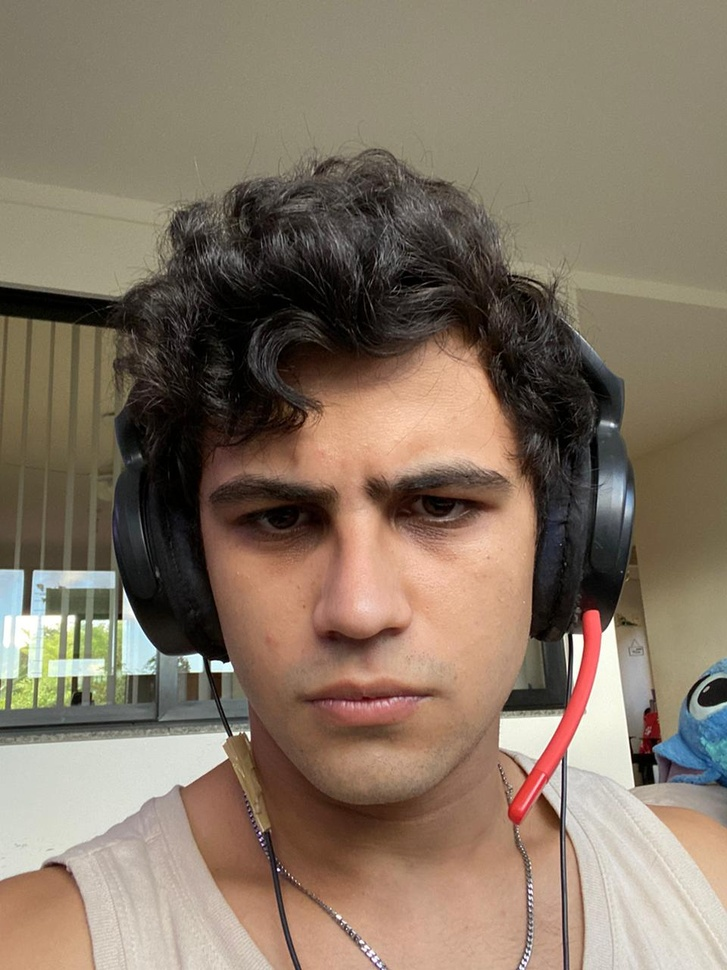
#> input picture Caras/Azoubel/WhatsApp Image 2021-10-30 at 16.46.02.jpeg, 727 x 970 px, shrunk from 960 x 1280 before the run, found by its file name; its folder holds only this picture in this run
$ python face_trainer.py
#> lines starting #> are read from the running program, lines starting #| are printed output that depends on the picture
import os
import numpy as np
import cv2 as cv

people = ['Azoubel', 'Fred', 'Neymar']
DIR = r'/home/henrique/Documents/PV/Caras'#alterar o caminho se necessário Users\eve\Desktop\3KOI\py\

haar = cv.CascadeClassifier('haar_cascade.xml')

features=[]
labels=[]

def train_see():
    for person in people:
        path = os.path.join(DIR, person)
        label = people.index(person)

        for img in os.listdir(path):
            img_path = os.path.join(path,img)

            img_array = cv.imread(img_path)
#> img_array is the input picture: shape (970, 727, 3); mean B, G, R 100.7, 117.4, 133.4
            gray = cv.cvtColor(img_array, cv.COLOR_BGR2GRAY)
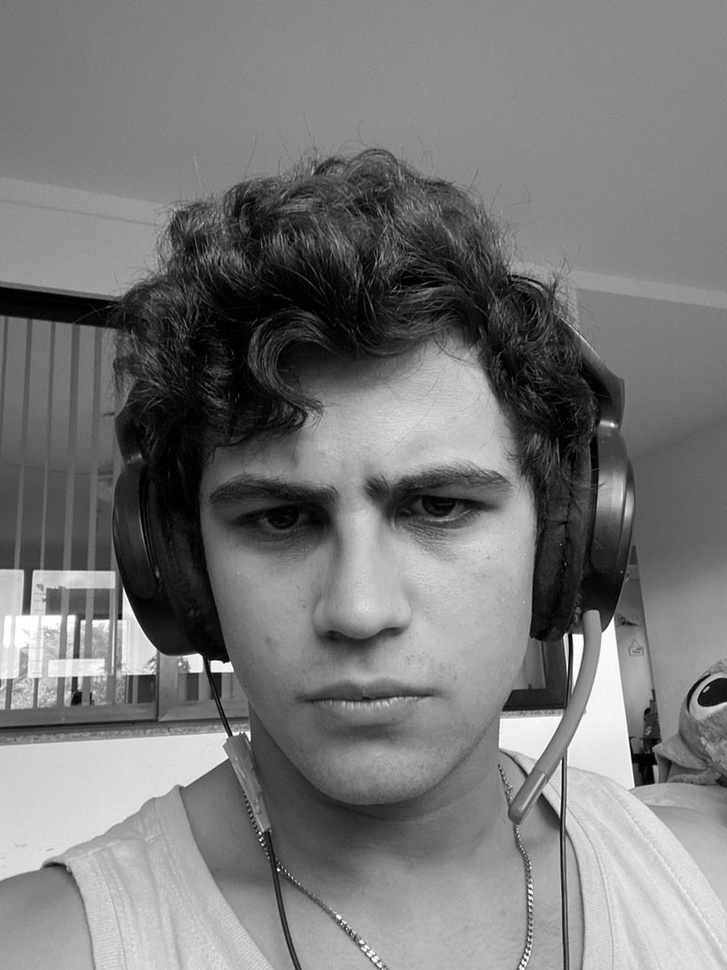
#> gray: shape (970, 727); min 0, max 255, mean 120.2

            faces_detected = haar.detectMultiScale(gray, scaleFactor=1.1 , minNeighbors= 4)
#> faces_detected = [[150, 357, 418, 418]]

            for (x,y,a,b) in faces_detected:
                face_roi = gray[y:y+b, x:x+a]
                features.append(face_roi)
                labels.append(label)
#> this loop made 1 pass
#> pass 1, in train_see, `face_roi = gray[y:y+b, x:x+a]`:
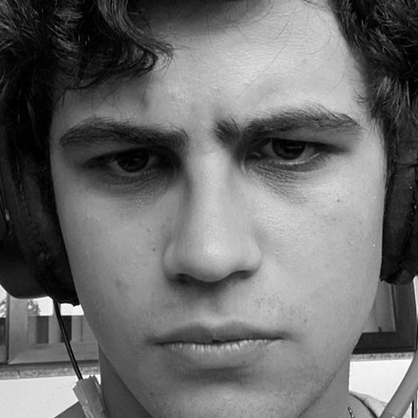
#> face_roi: shape (418, 418); min 0, max 254, mean 108.1
#> after the loop, features = 1 item; labels = [0]
#> pass 2 of the loop in train_see, `for person in people:`:
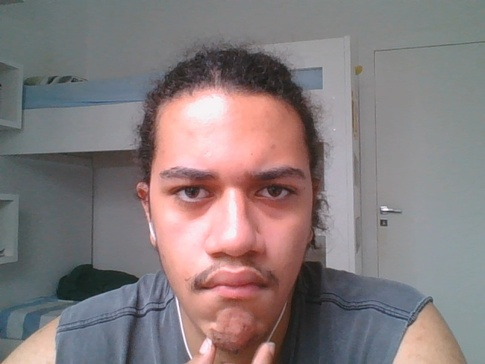
#> input picture Caras/Fred/foto0.jpg, 485 x 364 px, shrunk from 640 x 480 before the run, found by its file name
#> in train_see, img_array is the input picture: shape (364, 485, 3); mean B, G, R 124.3, 123.3, 133.6
#> in train_see, `gray = cv.cvtColor(img_array, cv.COLOR_BGR2GRAY)`:
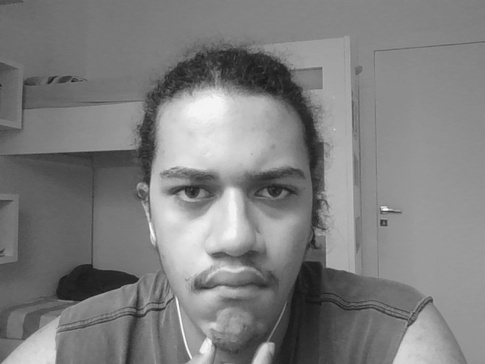
#> gray: shape (364, 485); min 23, max 254, mean 126.5
#> faces_detected = [[126, 111, 217, 217]]
#> the loop in train_see, `for (x,y,a,b) in faces_detected:` made 1 pass
#> pass 1, in train_see, `face_roi = gray[y:y+b, x:x+a]`:
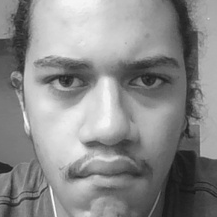
#> face_roi: shape (217, 217); min 23, max 251, mean 138.3
#> after the loop in train_see, `for (x,y,a,b) in faces_detected:`: features = 2 items; labels = [0, 1]

#> (the run stopped early here; a loop or call above may not have finished)
